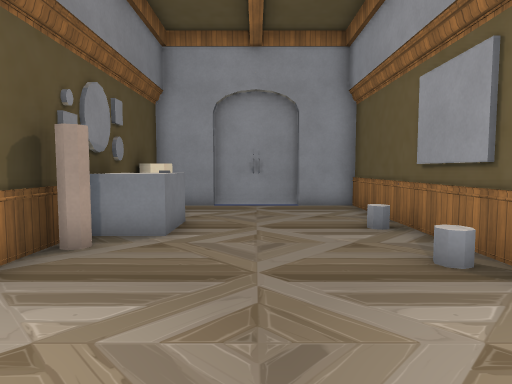
View 1 (above)

16 first-person views from a walk through a level from a Godot 3-D game. The camera is 1.3 m above the floor, tilts 4° down and sees 75° across. The floor is counted in squares, 1 m on a side. Each view is taken from the middle of a square. On the plan, view 1 faces up. The plan holds only what a view shows up to about 14 squares ahead; the rest is blank. The place goes on beyond the plan. Some surface patterns are stand-ins.

View 2
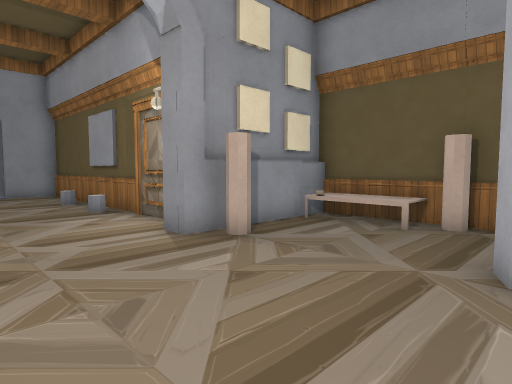

View 3
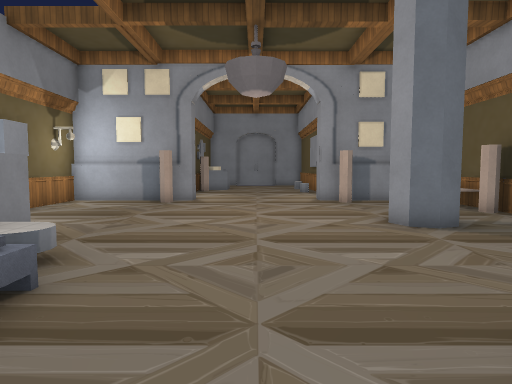

View 4
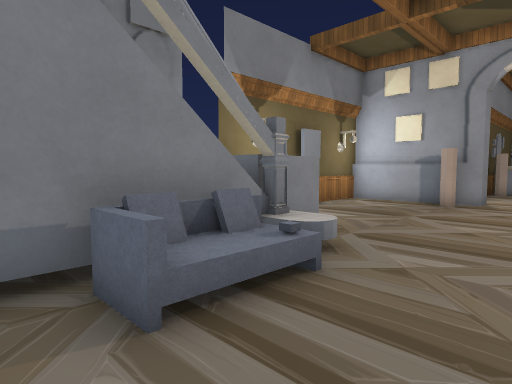

View 5
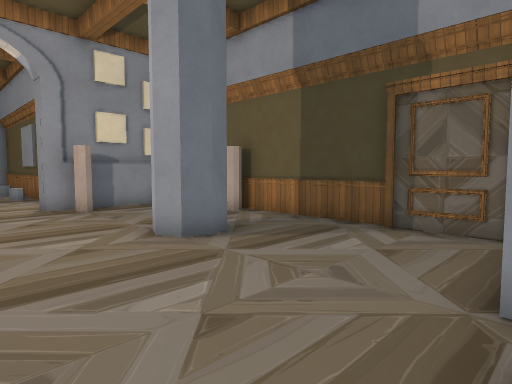

View 6
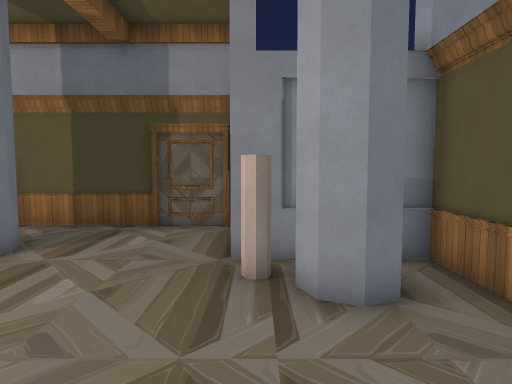

View 7
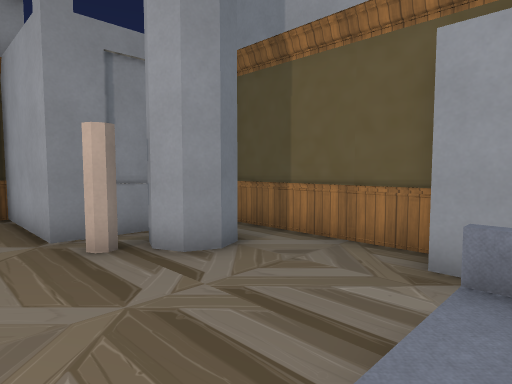

View 8
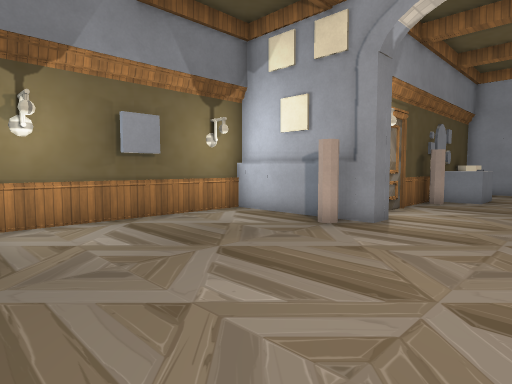

View 9
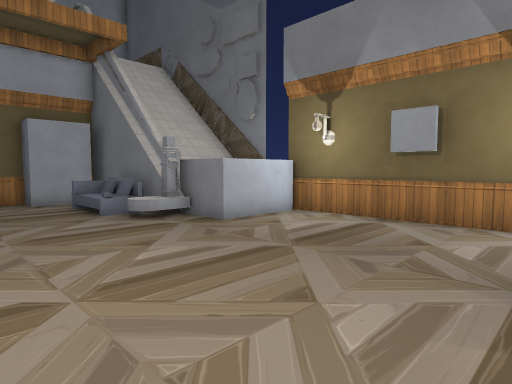

View 10
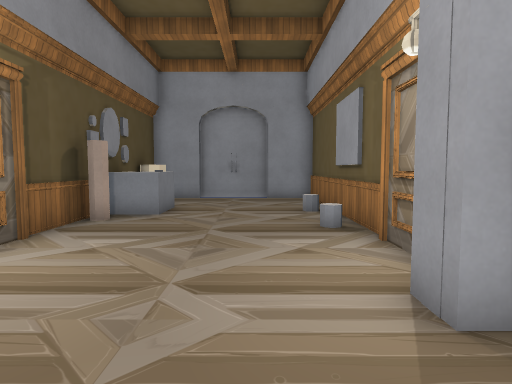

View 11
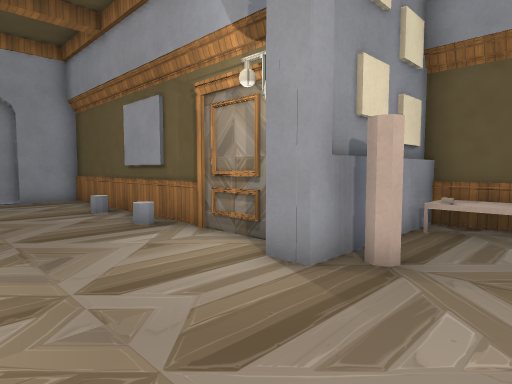

View 12
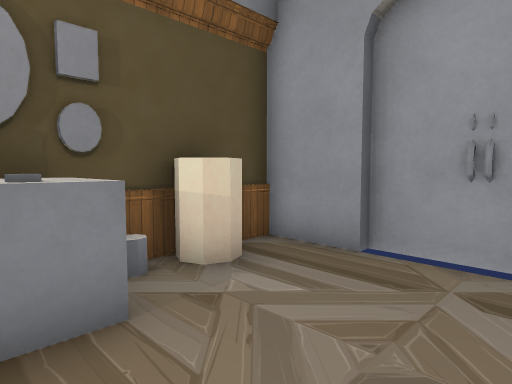

View 13
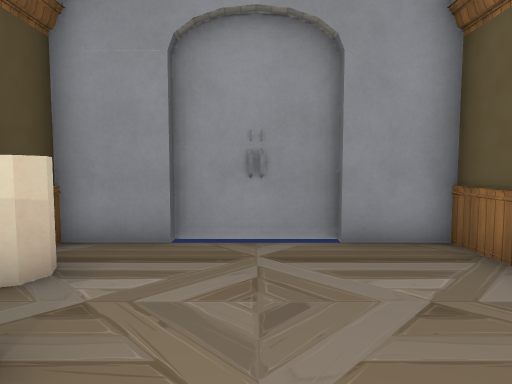

View 14
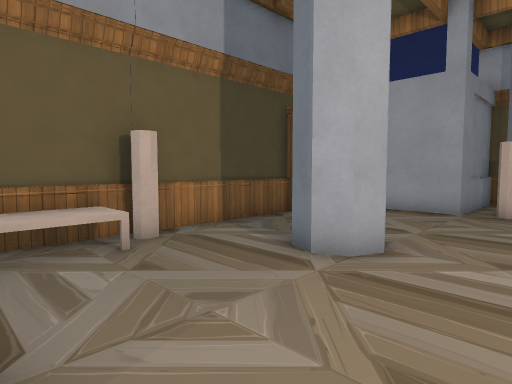

View 15
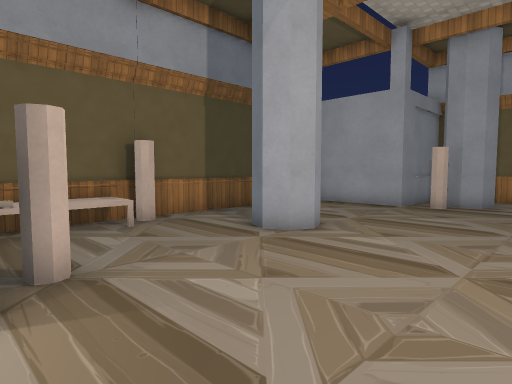

View 16
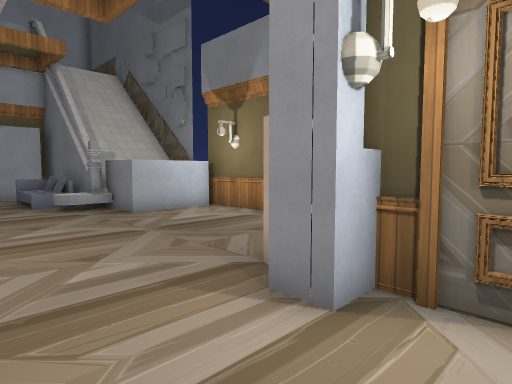

### Floor plan
Key: @ floor where view 1 was taken; # wall or solid block; . floor; / step, stairs or slope; ^ raised ledge; C cylinder; S sofa; O other object.
Columns run from 8 left of view 1 to 8 right of it. Each row starts with its distance up from view 1.
 12     #########
 11     #.......#
 10     #C......#
  9     #.......#
  8     #^^.....#
  7     #^^.....#
  6     #.......#
  5     #O......#
  4     #.......#
  3     #.......#
  2     #.......#
  1     #.......#
  0 ######..@..######
 -1 #....O......O.OOO
 -2 #.............OOO
 -3 #.............OOO
 -4 #..............O#
 -5 #...............#
 -6 #...........#...#
 -7 #...............#
 -8 ####............#
 -9    #//.........##
-10    ##/.........#
-11     #/.........#
-12     #/.....O####
-13     #/S...###
-14     #.....###
-15     ###.....#
-16     #########

Positions as (right, up) in squares from view 1, and headings:
1: (0, 0), facing up
2: (-1, -6), facing up-right
3: (0, -14), facing up
4: (0, -14), facing up-left
5: (0, -12), facing up-right
6: (-3, -12), facing right
7: (-3, -10), facing down-right
8: (1, -8), facing up-left
9: (1, -1), facing down-left
10: (1, -3), facing up
11: (-1, -3), facing up-right
12: (1, 7), facing up-left
13: (0, 6), facing up
14: (1, -1), facing down-right
15: (-1, 0), facing down-right
16: (0, 2), facing down-left
